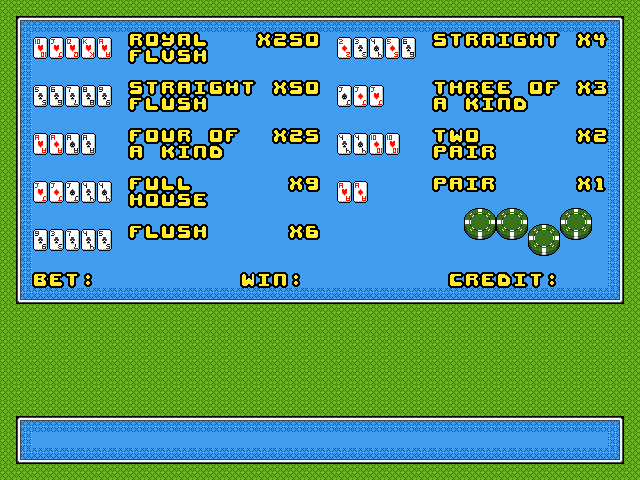

Tiled map render using the project's own tile images. Description and the whole map definition, tile-layer contents included, below:
An orthogonal 40x30 tile map with 16x16 px tiles, 2 tile layers (layer0, layer1).

<map version="1.10" tiledversion="1.11.2" orientation="orthogonal" renderorder="right-down" width="40" height="30" tilewidth="16" tileheight="16" infinite="0" nextlayerid="4" nextobjectid="1">
 <tileset firstgid="1" source="cards.tsx" />
 <layer id="1" name="layer0" width="40" height="30">
  <data encoding="csv">
33,33,33,33,33,33,33,33,33,33,33,33,33,33,33,33,33,33,33,33,33,33,33,33,33,33,33,33,33,33,33,33,33,33,33,33,33,33,33,33,
33,12,13,13,13,13,13,13,13,13,13,13,13,13,13,13,13,13,13,13,13,13,13,13,13,13,13,13,13,13,13,13,13,13,13,13,13,13,14,33,
33,28,1,1,1,1,1,1,1,1,1,1,1,1,1,1,1,1,1,1,1,1,1,1,1,1,1,1,1,1,1,1,1,1,1,1,1,1,30,33,
33,28,1,1,1,1,1,1,1,1,1,1,1,1,1,1,1,1,1,1,1,1,1,1,1,1,1,1,1,1,1,1,1,1,1,1,1,1,30,33,
33,28,1,1,1,1,1,1,1,1,1,1,1,1,1,1,1,1,1,1,1,1,1,1,1,1,1,1,1,1,1,1,1,1,1,1,1,1,30,33,
33,28,1,1,1,1,1,1,1,1,1,1,1,1,1,1,1,1,1,1,1,1,1,1,1,1,1,1,1,1,1,1,1,1,1,1,1,1,30,33,
33,28,1,1,1,1,1,1,1,1,1,1,1,1,1,1,1,1,1,1,1,1,1,1,1,1,1,1,1,1,1,1,1,1,1,1,1,1,30,33,
33,28,1,1,1,1,1,1,1,1,1,1,1,1,1,1,1,1,1,1,1,1,1,1,1,1,1,1,1,1,1,1,1,1,1,1,1,1,30,33,
33,28,1,1,1,1,1,1,1,1,1,1,1,1,1,1,1,1,1,1,1,1,1,1,1,1,1,1,1,1,1,1,1,1,1,1,1,1,30,33,
33,28,1,1,1,1,1,1,1,1,1,1,1,1,1,1,1,1,1,1,1,1,1,1,1,1,1,1,1,1,1,1,1,1,1,1,1,1,30,33,
33,28,1,1,1,1,1,1,1,1,1,1,1,1,1,1,1,1,1,1,1,1,1,1,1,1,1,1,1,1,1,1,1,1,1,1,1,1,30,33,
33,28,1,1,1,1,1,1,1,1,1,1,1,1,1,1,1,1,1,1,1,1,1,1,1,1,1,1,1,1,1,1,1,1,1,1,1,1,30,33,
33,28,1,1,1,1,1,1,1,1,1,1,1,1,1,1,1,1,1,1,1,1,1,1,1,1,1,1,1,1,1,1,1,1,1,1,1,1,30,33,
33,28,1,1,1,1,1,1,1,1,1,1,1,1,1,1,1,1,1,1,1,1,1,1,1,1,1,1,1,1,1,1,1,1,1,1,1,1,30,33,
33,28,1,1,1,1,1,1,1,1,1,1,1,1,1,1,1,1,1,1,1,1,1,1,1,1,1,1,1,1,1,1,1,1,1,1,1,1,30,33,
33,28,1,1,1,1,1,1,1,1,1,1,1,1,1,1,1,1,1,1,1,1,1,1,1,1,1,1,1,1,1,1,1,1,1,1,1,1,30,33,
33,28,1,1,1,1,1,1,1,1,1,1,1,1,1,1,1,1,1,1,1,1,1,1,1,1,1,1,1,1,1,1,1,1,1,1,1,1,30,33,
33,28,1,1,1,1,1,1,1,1,1,1,1,1,1,1,1,1,1,1,1,1,1,1,1,1,1,1,1,1,1,1,1,1,1,1,1,1,30,33,
33,44,45,45,45,45,45,45,45,45,45,45,45,45,45,45,45,45,45,45,45,45,45,45,45,45,45,45,45,45,45,45,45,45,45,45,45,45,46,33,
33,33,33,33,33,33,33,33,33,33,33,33,33,33,33,33,33,33,33,33,33,33,33,33,33,33,33,33,33,33,33,33,33,33,33,33,33,33,33,33,
33,33,33,33,33,33,33,33,33,33,33,33,33,33,33,33,33,33,33,33,33,33,33,33,33,33,33,33,33,33,33,33,33,33,33,33,33,33,33,33,
33,33,33,33,33,33,33,33,33,33,33,33,33,33,33,33,33,33,33,33,33,33,33,33,33,33,33,33,33,33,33,33,33,33,33,33,33,33,33,33,
33,33,33,33,33,33,33,33,33,33,33,33,33,33,33,33,33,33,33,33,33,33,33,33,33,33,33,33,33,33,33,33,33,33,33,33,33,33,33,33,
33,33,33,33,33,33,33,33,33,33,33,33,33,33,33,33,33,33,33,33,33,33,33,33,33,33,33,33,33,33,33,33,33,33,33,33,33,33,33,33,
33,33,33,33,33,33,33,33,33,33,33,33,33,33,33,33,33,33,33,33,33,33,33,33,33,33,33,33,33,33,33,33,33,33,33,33,33,33,33,33,
33,33,33,33,33,33,33,33,33,33,33,33,33,33,33,33,33,33,33,33,33,33,33,33,33,33,33,33,33,33,33,33,33,33,33,33,33,33,33,33,
33,12,13,13,13,13,13,13,13,13,13,13,13,13,13,13,13,13,13,13,13,13,13,13,13,13,13,13,13,13,13,13,13,13,13,13,13,13,14,33,
33,28,1,1,1,1,1,1,1,1,1,1,1,1,1,1,1,1,1,1,1,1,1,1,1,1,1,1,1,1,1,1,1,1,1,1,1,1,30,33,
33,44,45,45,45,45,45,45,45,45,45,45,45,45,45,45,45,45,45,45,45,45,45,45,45,45,45,45,45,45,45,45,45,45,45,45,45,45,46,33,
33,33,33,33,33,33,33,33,33,33,33,33,33,33,33,33,33,33,33,33,33,33,33,33,33,33,33,33,33,33,33,33,33,33,33,33,33,33,33,33
</data>
 </layer>
 <layer id="2" name="layer1" width="40" height="30">
  <data encoding="csv">
0,0,0,0,0,0,0,0,0,0,0,0,0,0,0,0,0,0,0,0,0,0,0,0,0,0,0,0,0,0,0,0,0,0,0,0,0,0,0,0,
0,0,0,0,0,0,0,0,0,0,0,0,0,0,0,0,0,0,0,0,0,0,0,0,0,0,0,0,0,0,0,0,0,0,0,0,0,0,0,0,
0,0,100,101,102,103,62,0,168,165,175,151,162,0,0,0,174,137,140,135,0,104,106,134,105,109,0,169,170,168,151,159,157,158,170,0,174,139,0,0,
0,0,116,117,118,119,78,0,156,162,172,169,158,0,0,0,0,0,0,0,0,120,122,150,121,125,0,0,0,0,0,0,0,0,0,0,0,0,0,0,
0,0,0,0,0,0,0,0,0,0,0,0,0,0,0,0,0,0,0,0,0,0,0,0,0,0,0,0,0,0,0,0,0,0,0,0,0,0,0,0,
0,0,108,109,94,95,96,0,169,170,168,151,159,157,158,170,0,174,140,135,0,99,133,101,0,0,0,170,158,168,155,155,0,165,156,0,174,138,0,0,
0,0,124,125,110,111,112,0,156,162,171,169,158,0,0,0,0,0,0,0,0,115,149,117,0,0,0,151,0,161,159,164,154,0,0,0,0,0,0,0,
0,0,0,0,0,0,0,0,0,0,0,0,0,0,0,0,0,0,0,0,0,0,0,0,0,0,0,0,0,0,0,0,0,0,0,0,0,0,0,0,
0,0,62,63,64,97,0,0,156,165,171,168,0,165,156,0,0,174,137,140,0,107,134,132,100,0,0,170,173,165,0,0,0,0,0,0,174,137,0,0,
0,0,78,79,80,113,0,0,151,0,161,159,164,154,0,0,0,0,0,0,0,123,150,148,116,0,0,166,151,159,168,0,0,0,0,0,0,0,0,0,
0,0,0,0,0,0,0,0,0,0,0,0,0,0,0,0,0,0,0,0,0,0,0,0,0,0,0,0,0,0,0,0,0,0,0,0,0,0,0,0,
0,0,101,133,99,107,134,0,156,171,162,162,0,0,0,0,0,0,174,144,0,62,63,0,0,0,0,166,151,159,168,0,0,0,0,0,174,136,0,0,
0,0,117,149,115,123,150,0,158,165,171,169,155,0,0,0,0,0,0,0,0,78,79,0,0,0,0,0,0,0,0,0,0,0,0,0,0,0,0,0,
0,0,0,0,0,0,0,0,0,0,0,0,0,0,0,0,0,0,0,0,0,0,0,0,0,0,0,0,0,15,16,15,16,0,0,15,16,0,0,0,
0,0,96,106,94,107,108,0,156,162,171,169,158,0,0,0,0,0,174,141,0,0,0,0,0,0,0,0,0,31,32,31,32,15,16,31,32,0,0,0,
0,0,112,122,110,123,124,0,0,0,0,0,0,0,0,0,0,0,0,0,0,0,0,0,0,0,0,0,0,0,0,0,0,31,32,0,0,0,0,0,
0,0,0,0,0,0,0,0,0,0,0,0,0,0,0,0,0,0,0,0,0,0,0,0,0,0,0,0,0,0,0,0,0,0,0,0,0,0,0,0,
0,0,152,155,170,126,0,0,0,0,0,0,0,0,0,173,159,164,126,0,0,0,0,0,0,0,0,0,153,168,155,154,159,170,126,0,0,0,0,0,
0,0,0,0,0,0,0,0,0,0,0,0,0,0,0,0,0,0,0,0,0,0,0,0,0,0,0,0,0,0,0,0,0,0,0,0,0,0,0,0,
0,0,0,0,0,0,0,0,0,0,0,0,0,0,0,0,0,0,0,0,0,0,0,0,0,0,0,0,0,0,0,0,0,0,0,0,0,0,0,0,
0,0,0,0,0,0,0,0,0,0,0,0,0,0,0,0,0,0,0,0,0,0,0,0,0,0,0,0,0,0,0,0,0,0,0,0,0,0,0,0,
0,0,0,0,0,0,0,0,0,0,0,0,0,0,0,0,0,0,0,0,0,0,0,0,0,0,0,0,0,0,0,0,0,0,0,0,0,0,0,0,
0,0,0,0,0,0,0,0,0,0,0,0,0,0,0,0,0,0,0,0,0,0,0,0,0,0,0,0,0,0,0,0,0,0,0,0,0,0,0,0,
0,0,0,0,0,0,0,0,0,0,0,0,0,0,0,0,0,0,0,0,0,0,0,0,0,0,0,0,0,0,0,0,0,0,0,0,0,0,0,0,
0,0,0,0,0,0,0,0,0,0,0,0,0,0,0,0,0,0,0,0,0,0,0,0,0,0,0,0,0,0,0,0,0,0,0,0,0,0,0,0,
0,0,0,0,0,0,0,0,0,0,0,0,0,0,0,0,0,0,0,0,0,0,0,0,0,0,0,0,0,0,0,0,0,0,0,0,0,0,0,0,
0,0,0,0,0,0,0,0,0,0,0,0,0,0,0,0,0,0,0,0,0,0,0,0,0,0,0,0,0,0,0,0,0,0,0,0,0,0,0,0,
0,0,0,0,0,0,0,0,0,0,0,0,0,0,0,0,0,0,0,0,0,0,0,0,0,0,0,0,0,0,0,0,0,0,0,0,0,0,0,0,
0,0,0,0,0,0,0,0,0,0,0,0,0,0,0,0,0,0,0,0,0,0,0,0,0,0,0,0,0,0,0,0,0,0,0,0,0,0,0,0,
0,0,0,0,0,0,0,0,0,0,0,0,0,0,0,0,0,0,0,0,0,0,0,0,0,0,0,0,0,0,0,0,0,0,0,0,0,0,0,0
</data>
 </layer>
</map>
